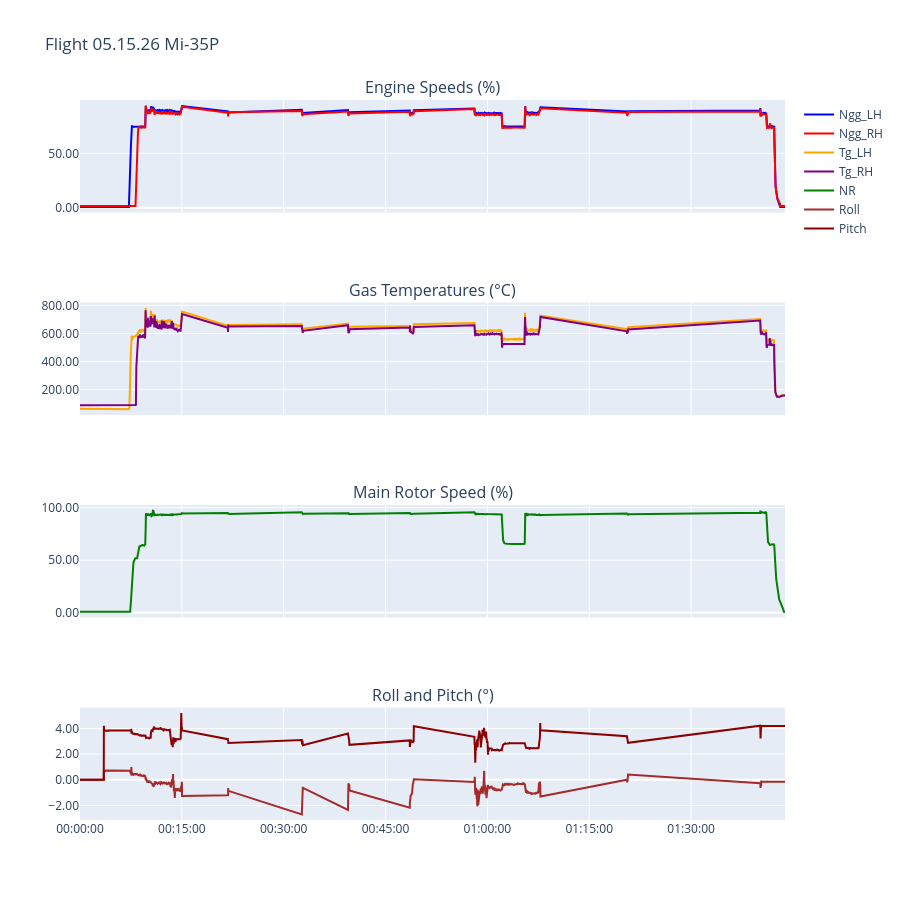
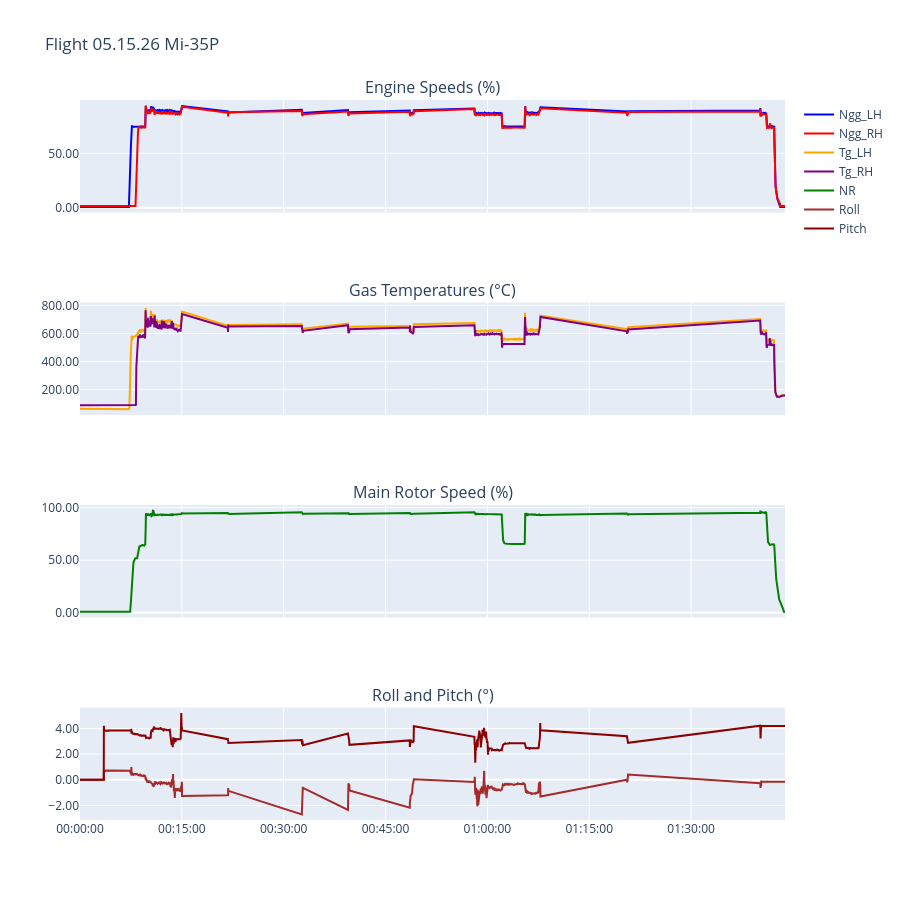

Notebook cell for these charts, in order:
### Code cell
from plotly.subplots import make_subplots
import plotly.graph_objects as go

fig = make_subplots(rows=4, cols=1, shared_xaxes=True,
                    subplot_titles=('Engine Speeds (%)',
                        'Gas Temperatures (°C)',
                        'Main Rotor Speed (%)',
                        'Roll and Pitch (°)'))

fig.add_trace(go.Scatter(x=df_vol['time_fmt'], y=df_vol['Ngg_LH'], name='Ngg_LH', line=dict(color='blue')), row=1, col=1)
fig.add_trace(go.Scatter(x=df_vol['time_fmt'], y=df_vol['Ngg_RH'], name='Ngg_RH', line=dict(color='red')), row=1, col=1)

fig.add_trace(go.Scatter(x=df_vol['time_fmt'], y=df_vol['Tg_LH'], name='Tg_LH', line=dict(color='orange')), row=2, col=1)
fig.add_trace(go.Scatter(x=df_vol['time_fmt'], y=df_vol['Tg_RH'], name='Tg_RH', line=dict(color='purple')), row=2, col=1)

fig.add_trace(go.Scatter(x=df_vol['time_fmt'], y=df_vol['NR'], name='NR', line=dict(color='green')), row=3, col=1)

fig.add_trace(go.Scatter(x=df_vol['time_fmt'], y=df_vol['Roll(KNEI)'], name='Roll', line=dict(color='brown')), row=4, col=1)
fig.add_trace(go.Scatter(x=df_vol['time_fmt'], y=df_vol['Pitch(KNEI)'], name='Pitch', line=dict(color='darkred')), row=4, col=1)

fig.update_xaxes(tickformat="%H:%M:%S")
fig.update_yaxes(tickformat=".2f")
fig.update_layout(height=900, title_text="Flight 05.15.26 Mi-35P")
fig.show()
fig.update_traces(hovertemplate="%{x|%H:%M:%S}  %{y:.2f}  %{fullData.name}<extra></extra>")

### Figure 1 — Plotly figure (JSON) as saved in the notebook; plotly's stock layout.template omitted (floating-point values rounded to 4 significant figures; data arrays with more than 128 entries replaced by an {"elided": "..."} marker saying what was removed)
{"data": [{"line": {"color": "blue"}, "name": "Ngg_LH", "type": "scatter", "x": {"elided": "1784 str values"}, "xaxis": "x", "y": {"elided": "1784 float values"}, "yaxis": "y"}, {"line": {"color": "red"}, "name": "Ngg_RH", "type": "scatter", "x": {"elided": "1784 str values"}, "xaxis": "x", "y": {"elided": "1784 float values"}, "yaxis": "y"}, {"line": {"color": "orange"}, "name": "Tg_LH", "type": "scatter", "x": {"elided": "1784 str values"}, "xaxis": "x2", "y": {"elided": "1784 float values"}, "yaxis": "y2"}, {"line": {"color": "purple"}, "name": "Tg_RH", "type": "scatter", "x": {"elided": "1784 str values"}, "xaxis": "x2", "y": {"elided": "1784 float values"}, "yaxis": "y2"}, {"line": {"color": "green"}, "name": "NR", "type": "scatter", "x": {"elided": "1784 str values"}, "xaxis": "x3", "y": {"elided": "1784 float values"}, "yaxis": "y3"}, {"line": {"color": "brown"}, "name": "Roll", "type": "scatter", "x": {"elided": "1784 str values"}, "xaxis": "x4", "y": {"elided": "1784 float values"}, "yaxis": "y4"}, {"line": {"color": "darkred"}, "name": "Pitch", "type": "scatter", "x": {"elided": "1784 str values"}, "xaxis": "x4", "y": {"elided": "1784 float values"}, "yaxis": "y4"}], "layout": {"annotations": [{"font": {"size": 16}, "showarrow": false, "text": "Engine Speeds (%)", "x": 0.5, "xanchor": "center", "xref": "paper", "y": 1, "yanchor": "bottom", "yref": "paper"}, {"font": {"size": 16}, "showarrow": false, "text": "Gas Temperatures (°C)", "x": 0.5, "xanchor": "center", "xref": "paper", "y": 0.7188, "yanchor": "bottom", "yref": "paper"}, {"font": {"size": 16}, "showarrow": false, "text": "Main Rotor Speed (%)", "x": 0.5, "xanchor": "center", "xref": "paper", "y": 0.4375, "yanchor": "bottom", "yref": "paper"}, {"font": {"size": 16}, "showarrow": false, "text": "Roll and Pitch (°)", "x": 0.5, "xanchor": "center", "xref": "paper", "y": 0.1562, "yanchor": "bottom", "yref": "paper"}], "height": 900, "title": {"text": "Flight 05.15.26 Mi-35P"}, "xaxis": {"anchor": "y", "domain": [0, 1], "matches": "x4", "showticklabels": false, "tickformat": "%H:%M:%S"}, "xaxis2": {"anchor": "y2", "domain": [0, 1], "matches": "x4", "showticklabels": false, "tickformat": "%H:%M:%S"}, "xaxis3": {"anchor": "y3", "domain": [0, 1], "matches": "x4", "showticklabels": false, "tickformat": "%H:%M:%S"}, "xaxis4": {"anchor": "y4", "domain": [0, 1], "tickformat": "%H:%M:%S"}, "yaxis": {"anchor": "x", "domain": [0.8438, 1], "tickformat": ".2f"}, "yaxis2": {"anchor": "x2", "domain": [0.5625, 0.7188], "tickformat": ".2f"}, "yaxis3": {"anchor": "x3", "domain": [0.2812, 0.4375], "tickformat": ".2f"}, "yaxis4": {"anchor": "x4", "domain": [0, 0.1562], "tickformat": ".2f"}}}

### Figure 2 — Plotly figure (JSON) as saved in the notebook; plotly's stock layout.template omitted (floating-point values rounded to 4 significant figures; data arrays with more than 128 entries replaced by an {"elided": "..."} marker saying what was removed)
{"data": [{"hovertemplate": "%{x|%H:%M:%S}  %{y:.2f}  %{fullData.name}<extra></extra>", "line": {"color": "blue"}, "name": "Ngg_LH", "type": "scatter", "x": {"elided": "1784 str values"}, "xaxis": "x", "y": {"elided": "1784 float values"}, "yaxis": "y"}, {"hovertemplate": "%{x|%H:%M:%S}  %{y:.2f}  %{fullData.name}<extra></extra>", "line": {"color": "red"}, "name": "Ngg_RH", "type": "scatter", "x": {"elided": "1784 str values"}, "xaxis": "x", "y": {"elided": "1784 float values"}, "yaxis": "y"}, {"hovertemplate": "%{x|%H:%M:%S}  %{y:.2f}  %{fullData.name}<extra></extra>", "line": {"color": "orange"}, "name": "Tg_LH", "type": "scatter", "x": {"elided": "1784 str values"}, "xaxis": "x2", "y": {"elided": "1784 float values"}, "yaxis": "y2"}, {"hovertemplate": "%{x|%H:%M:%S}  %{y:.2f}  %{fullData.name}<extra></extra>", "line": {"color": "purple"}, "name": "Tg_RH", "type": "scatter", "x": {"elided": "1784 str values"}, "xaxis": "x2", "y": {"elided": "1784 float values"}, "yaxis": "y2"}, {"hovertemplate": "%{x|%H:%M:%S}  %{y:.2f}  %{fullData.name}<extra></extra>", "line": {"color": "green"}, "name": "NR", "type": "scatter", "x": {"elided": "1784 str values"}, "xaxis": "x3", "y": {"elided": "1784 float values"}, "yaxis": "y3"}, {"hovertemplate": "%{x|%H:%M:%S}  %{y:.2f}  %{fullData.name}<extra></extra>", "line": {"color": "brown"}, "name": "Roll", "type": "scatter", "x": {"elided": "1784 str values"}, "xaxis": "x4", "y": {"elided": "1784 float values"}, "yaxis": "y4"}, {"hovertemplate": "%{x|%H:%M:%S}  %{y:.2f}  %{fullData.name}<extra></extra>", "line": {"color": "darkred"}, "name": "Pitch", "type": "scatter", "x": {"elided": "1784 str values"}, "xaxis": "x4", "y": {"elided": "1784 float values"}, "yaxis": "y4"}], "layout": {"annotations": [{"font": {"size": 16}, "showarrow": false, "text": "Engine Speeds (%)", "x": 0.5, "xanchor": "center", "xref": "paper", "y": 1, "yanchor": "bottom", "yref": "paper"}, {"font": {"size": 16}, "showarrow": false, "text": "Gas Temperatures (°C)", "x": 0.5, "xanchor": "center", "xref": "paper", "y": 0.7188, "yanchor": "bottom", "yref": "paper"}, {"font": {"size": 16}, "showarrow": false, "text": "Main Rotor Speed (%)", "x": 0.5, "xanchor": "center", "xref": "paper", "y": 0.4375, "yanchor": "bottom", "yref": "paper"}, {"font": {"size": 16}, "showarrow": false, "text": "Roll and Pitch (°)", "x": 0.5, "xanchor": "center", "xref": "paper", "y": 0.1562, "yanchor": "bottom", "yref": "paper"}], "height": 900, "title": {"text": "Flight 05.15.26 Mi-35P"}, "xaxis": {"anchor": "y", "domain": [0, 1], "matches": "x4", "showticklabels": false, "tickformat": "%H:%M:%S"}, "xaxis2": {"anchor": "y2", "domain": [0, 1], "matches": "x4", "showticklabels": false, "tickformat": "%H:%M:%S"}, "xaxis3": {"anchor": "y3", "domain": [0, 1], "matches": "x4", "showticklabels": false, "tickformat": "%H:%M:%S"}, "xaxis4": {"anchor": "y4", "domain": [0, 1], "tickformat": "%H:%M:%S"}, "yaxis": {"anchor": "x", "domain": [0.8438, 1], "tickformat": ".2f"}, "yaxis2": {"anchor": "x2", "domain": [0.5625, 0.7188], "tickformat": ".2f"}, "yaxis3": {"anchor": "x3", "domain": [0.2812, 0.4375], "tickformat": ".2f"}, "yaxis4": {"anchor": "x4", "domain": [0, 0.1562], "tickformat": ".2f"}}}
